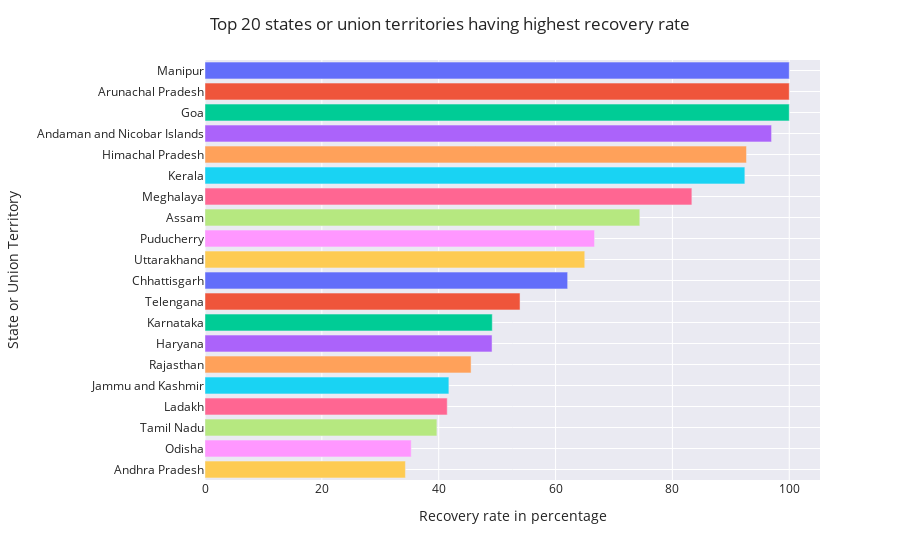

Notebook cell for this chart:
### Markdown cell above
### Top 20 state or union territory having highest recovery rate

### Code cell
fig = px.bar(recovery.head(20) , x='recovery_percentage', y='state_or_ut', orientation='h', 
             color='state_or_ut', color_discrete_sequence=px.colors.qualitative.Plotly)
fig.update_layout(title='Top 20 states or union territories having highest recovery rate',
                   xaxis_title='Recovery rate in percentage',
                   yaxis_title='State or Union Territory', showlegend=False)
fig.show()

### Figure 1 — Plotly figure (JSON) as saved in the notebook; plotly's stock layout.template omitted (floating-point values rounded to 4 significant figures)
{"data": [{"alignmentgroup": "True", "hovertemplate": "state_or_ut=%{y}<br>recovery_percentage=%{x}<extra></extra>", "legendgroup": "Manipur", "marker": {"color": "#636EFA"}, "name": "Manipur", "offsetgroup": "Manipur", "orientation": "h", "showlegend": true, "textposition": "auto", "type": "bar", "x": [100], "xaxis": "x", "y": ["Manipur"], "yaxis": "y"}, {"alignmentgroup": "True", "hovertemplate": "state_or_ut=%{y}<br>recovery_percentage=%{x}<extra></extra>", "legendgroup": "Arunachal Pradesh", "marker": {"color": "#EF553B"}, "name": "Arunachal Pradesh", "offsetgroup": "Arunachal Pradesh", "orientation": "h", "showlegend": true, "textposition": "auto", "type": "bar", "x": [100], "xaxis": "x", "y": ["Arunachal Pradesh"], "yaxis": "y"}, {"alignmentgroup": "True", "hovertemplate": "state_or_ut=%{y}<br>recovery_percentage=%{x}<extra></extra>", "legendgroup": "Goa", "marker": {"color": "#00CC96"}, "name": "Goa", "offsetgroup": "Goa", "orientation": "h", "showlegend": true, "textposition": "auto", "type": "bar", "x": [100], "xaxis": "x", "y": ["Goa"], "yaxis": "y"}, {"alignmentgroup": "True", "hovertemplate": "state_or_ut=%{y}<br>recovery_percentage=%{x}<extra></extra>", "legendgroup": "Andaman and Nicobar Islands", "marker": {"color": "#AB63FA"}, "name": "Andaman and Nicobar Islands", "offsetgroup": "Andaman and Nicobar Islands", "orientation": "h", "showlegend": true, "textposition": "auto", "type": "bar", "x": [96.97], "xaxis": "x", "y": ["Andaman and Nicobar Islands"], "yaxis": "y"}, {"alignmentgroup": "True", "hovertemplate": "state_or_ut=%{y}<br>recovery_percentage=%{x}<extra></extra>", "legendgroup": "Himachal Pradesh", "marker": {"color": "#FFA15A"}, "name": "Himachal Pradesh", "offsetgroup": "Himachal Pradesh", "orientation": "h", "showlegend": true, "textposition": "auto", "type": "bar", "x": [92.68], "xaxis": "x", "y": ["Himachal Pradesh"], "yaxis": "y"}, {"alignmentgroup": "True", "hovertemplate": "state_or_ut=%{y}<br>recovery_percentage=%{x}<extra></extra>", "legendgroup": "Kerala", "marker": {"color": "#19D3F3"}, "name": "Kerala", "offsetgroup": "Kerala", "orientation": "h", "showlegend": true, "textposition": "auto", "type": "bar", "x": [92.4], "xaxis": "x", "y": ["Kerala"], "yaxis": "y"}, {"alignmentgroup": "True", "hovertemplate": "state_or_ut=%{y}<br>recovery_percentage=%{x}<extra></extra>", "legendgroup": "Meghalaya", "marker": {"color": "#FF6692"}, "name": "Meghalaya", "offsetgroup": "Meghalaya", "orientation": "h", "showlegend": true, "textposition": "auto", "type": "bar", "x": [83.33], "xaxis": "x", "y": ["Meghalaya"], "yaxis": "y"}, {"alignmentgroup": "True", "hovertemplate": "state_or_ut=%{y}<br>recovery_percentage=%{x}<extra></extra>", "legendgroup": "Assam", "marker": {"color": "#B6E880"}, "name": "Assam", "offsetgroup": "Assam", "orientation": "h", "showlegend": true, "textposition": "auto", "type": "bar", "x": [74.42], "xaxis": "x", "y": ["Assam"], "yaxis": "y"}, {"alignmentgroup": "True", "hovertemplate": "state_or_ut=%{y}<br>recovery_percentage=%{x}<extra></extra>", "legendgroup": "Puducherry", "marker": {"color": "#FF97FF"}, "name": "Puducherry", "offsetgroup": "Puducherry", "orientation": "h", "showlegend": true, "textposition": "auto", "type": "bar", "x": [66.67], "xaxis": "x", "y": ["Puducherry"], "yaxis": "y"}, {"alignmentgroup": "True", "hovertemplate": "state_or_ut=%{y}<br>recovery_percentage=%{x}<extra></extra>", "legendgroup": "Uttarakhand", "marker": {"color": "#FECB52"}, "name": "Uttarakhand", "offsetgroup": "Uttarakhand", "orientation": "h", "showlegend": true, "textposition": "auto", "type": "bar", "x": [65], "xaxis": "x", "y": ["Uttarakhand"], "yaxis": "y"}, {"alignmentgroup": "True", "hovertemplate": "state_or_ut=%{y}<br>recovery_percentage=%{x}<extra></extra>", "legendgroup": "Chhattisgarh", "marker": {"color": "#636EFA"}, "name": "Chhattisgarh", "offsetgroup": "Chhattisgarh", "orientation": "h", "showlegend": true, "textposition": "auto", "type": "bar", "x": [62.07], "xaxis": "x", "y": ["Chhattisgarh"], "yaxis": "y"}, {"alignmentgroup": "True", "hovertemplate": "state_or_ut=%{y}<br>recovery_percentage=%{x}<extra></extra>", "legendgroup": "Telengana", "marker": {"color": "#EF553B"}, "name": "Telengana", "offsetgroup": "Telengana", "orientation": "h", "showlegend": true, "textposition": "auto", "type": "bar", "x": [53.92], "xaxis": "x", "y": ["Telengana"], "yaxis": "y"}, {"alignmentgroup": "True", "hovertemplate": "state_or_ut=%{y}<br>recovery_percentage=%{x}<extra></extra>", "legendgroup": "Karnataka", "marker": {"color": "#00CC96"}, "name": "Karnataka", "offsetgroup": "Karnataka", "orientation": "h", "showlegend": true, "textposition": "auto", "type": "bar", "x": [49.17], "xaxis": "x", "y": ["Karnataka"], "yaxis": "y"}, {"alignmentgroup": "True", "hovertemplate": "state_or_ut=%{y}<br>recovery_percentage=%{x}<extra></extra>", "legendgroup": "Haryana", "marker": {"color": "#AB63FA"}, "name": "Haryana", "offsetgroup": "Haryana", "orientation": "h", "showlegend": true, "textposition": "auto", "type": "bar", "x": [49.13], "xaxis": "x", "y": ["Haryana"], "yaxis": "y"}, {"alignmentgroup": "True", "hovertemplate": "state_or_ut=%{y}<br>recovery_percentage=%{x}<extra></extra>", "legendgroup": "Rajasthan", "marker": {"color": "#FFA15A"}, "name": "Rajasthan", "offsetgroup": "Rajasthan", "orientation": "h", "showlegend": true, "textposition": "auto", "type": "bar", "x": [45.54], "xaxis": "x", "y": ["Rajasthan"], "yaxis": "y"}, {"alignmentgroup": "True", "hovertemplate": "state_or_ut=%{y}<br>recovery_percentage=%{x}<extra></extra>", "legendgroup": "Jammu and Kashmir", "marker": {"color": "#19D3F3"}, "name": "Jammu and Kashmir", "offsetgroup": "Jammu and Kashmir", "orientation": "h", "showlegend": true, "textposition": "auto", "type": "bar", "x": [41.74], "xaxis": "x", "y": ["Jammu and Kashmir"], "yaxis": "y"}, {"alignmentgroup": "True", "hovertemplate": "state_or_ut=%{y}<br>recovery_percentage=%{x}<extra></extra>", "legendgroup": "Ladakh", "marker": {"color": "#FF6692"}, "name": "Ladakh", "offsetgroup": "Ladakh", "orientation": "h", "showlegend": true, "textposition": "auto", "type": "bar", "x": [41.46], "xaxis": "x", "y": ["Ladakh"], "yaxis": "y"}, {"alignmentgroup": "True", "hovertemplate": "state_or_ut=%{y}<br>recovery_percentage=%{x}<extra></extra>", "legendgroup": "Tamil Nadu", "marker": {"color": "#B6E880"}, "name": "Tamil Nadu", "offsetgroup": "Tamil Nadu", "orientation": "h", "showlegend": true, "textposition": "auto", "type": "bar", "x": [39.69], "xaxis": "x", "y": ["Tamil Nadu"], "yaxis": "y"}, {"alignmentgroup": "True", "hovertemplate": "state_or_ut=%{y}<br>recovery_percentage=%{x}<extra></extra>", "legendgroup": "Odisha", "marker": {"color": "#FF97FF"}, "name": "Odisha", "offsetgroup": "Odisha", "orientation": "h", "showlegend": true, "textposition": "auto", "type": "bar", "x": [35.29], "xaxis": "x", "y": ["Odisha"], "yaxis": "y"}, {"alignmentgroup": "True", "hovertemplate": "state_or_ut=%{y}<br>recovery_percentage=%{x}<extra></extra>", "legendgroup": "Andhra Pradesh", "marker": {"color": "#FECB52"}, "name": "Andhra Pradesh", "offsetgroup": "Andhra Pradesh", "orientation": "h", "showlegend": true, "textposition": "auto", "type": "bar", "x": [34.3], "xaxis": "x", "y": ["Andhra Pradesh"], "yaxis": "y"}], "layout": {"barmode": "relative", "legend": {"title": {"text": "state_or_ut"}, "tracegroupgap": 0}, "margin": {"t": 60}, "showlegend": false, "title": {"text": "Top 20 states or union territories having highest recovery rate"}, "xaxis": {"anchor": "y", "domain": [0, 1], "title": {"text": "Recovery rate in percentage"}}, "yaxis": {"anchor": "x", "categoryarray": ["Andhra Pradesh", "Odisha", "Tamil Nadu", "Ladakh", "Jammu and Kashmir", "Rajasthan", "Haryana", "Karnataka", "Telengana", "Chhattisgarh", "Uttarakhand", "Puducherry", "Assam", "Meghalaya", "Kerala", "Himachal Pradesh", "Andaman and Nicobar Islands", "Goa", "Arunachal Pradesh", "Manipur"], "categoryorder": "array", "domain": [0, 1], "title": {"text": "State or Union Territory"}}}}
